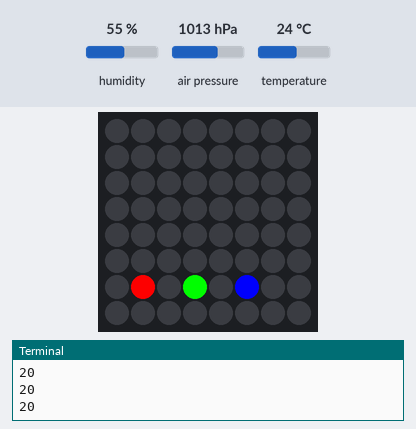
A program run on a simulated Raspberry Pi (BCM pin numbers) with a Sense HAT. Shown: the Sense HAT's 8×8 RGB LED matrix, the last lines printed to the terminal. The inputs (shaded band) are chosen by the test bench; at power-on: humidity 55 %, air pressure 1013 hPa, temperature 24 °C.

Above: at 1.2 s.
1.3 s: humidity set to 22 %
11.5 s: air pressure set to 952 hPa
At 21.0 s:
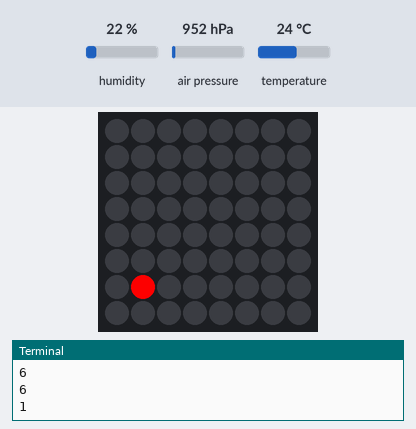
21.5 s: temperature set to 12 °C
31.5 s: humidity set to 40 %
At 41.2 s:
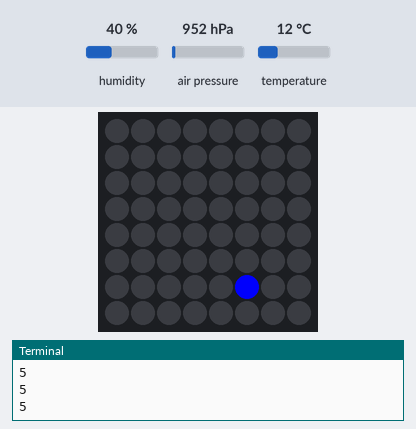
41.5 s: air pressure set to 1025 hPa
51.5 s: humidity set to 22 %
At 60.8 s:
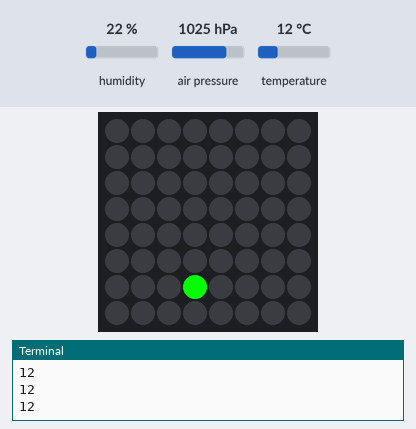
Timing chart, 0 to 62.3 s (numbered marks = the images above; inputs shaded):
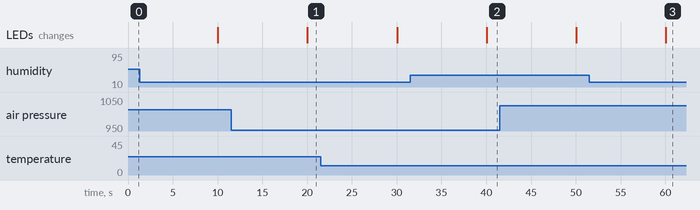

Measured:
- after the input at 11.5 s, the LEDs: change after 8.5 s (image 1)
- after the input at 31.5 s, the LEDs: change after 8.6 s (image 2)
- after the input at 51.5 s, the LEDs: change after 8.6 s (image 3)

The program:

main.py
```python
from sense_hat import SenseHat
import time

sense = SenseHat()

while 1:
    sense.clear()
    t = sense.get_temperature()
    p = sense.get_pressure()
    h = sense.get_humidity()

    for i in range(int(t) - 23):
        if i < 8:
            sense.set_pixel(1, 7-1, [255, 0, 0])
            print(int(t)-23)

    for i in range(int(p/2) - 500):
        if i < 8:
            sense.set_pixel(3, 7-1, [0, 255, 0])
            print(int(p/2)-500)

    for i in range(int(h) - 35):
        if i < 8:
            sense.set_pixel(5, 7-1, [0, 0, 255])
            print(int(h)-35)

    time.sleep(10)
```
